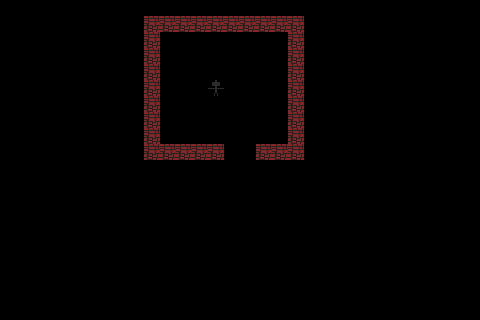

Rendered tile map (Tiled .tmx) drawn with the repository's tilesets; below, a short description and the full map source, tile grids included:
An orthogonal 30x20 tile map with 16x16 px tiles, 2 tile layers (walls, player), 2 tilesets.

<map version="1.10" tiledversion="1.11.0" orientation="orthogonal" renderorder="right-down" width="30" height="20" tilewidth="16" tileheight="16" infinite="0" nextlayerid="3" nextobjectid="1">
 <tileset firstgid="1" source="tile_sheet.tsx" />
 <tileset firstgid="11" source="tile_sheet.tsx" />
 <layer id="1" name="walls" width="30" height="20">
  <data encoding="csv">
0,0,0,0,0,0,0,0,0,0,0,0,0,0,0,0,0,0,0,0,0,0,0,0,0,0,0,0,0,0,
0,0,0,0,0,0,0,0,0,2,2,2,2,2,2,2,2,2,2,0,0,0,0,0,0,0,0,0,0,0,
0,0,0,0,0,0,0,0,0,2,0,0,0,0,0,0,0,0,2,0,0,0,0,0,0,0,0,0,0,0,
0,0,0,0,0,0,0,0,0,2,0,0,0,0,0,0,0,0,2,0,0,0,0,0,0,0,0,0,0,0,
0,0,0,0,0,0,0,0,0,2,0,0,0,0,0,0,0,0,2,0,0,0,0,0,0,0,0,0,0,0,
0,0,0,0,0,0,0,0,0,2,0,0,0,0,0,0,0,0,2,0,0,0,0,0,0,0,0,0,0,0,
0,0,0,0,0,0,0,0,0,2,0,0,0,0,0,0,0,0,2,0,0,0,0,0,0,0,0,0,0,0,
0,0,0,0,0,0,0,0,0,2,0,0,0,0,0,0,0,0,2,0,0,0,0,0,0,0,0,0,0,0,
0,0,0,0,0,0,0,0,0,2,0,0,0,0,0,0,0,0,2,0,0,0,0,0,0,0,0,0,0,0,
0,0,0,0,0,0,0,0,0,2,2,2,2,2,0,0,2,2,2,0,0,0,0,0,0,0,0,0,0,0,
0,0,0,0,0,0,0,0,0,0,0,0,0,0,0,0,0,0,0,0,0,0,0,0,0,0,0,0,0,0,
0,0,0,0,0,0,0,0,0,0,0,0,0,0,0,0,0,0,0,0,0,0,0,0,0,0,0,0,0,0,
0,0,0,0,0,0,0,0,0,0,0,0,0,0,0,0,0,0,0,0,0,0,0,0,0,0,0,0,0,0,
0,0,0,0,0,0,0,0,0,0,0,0,0,0,0,0,0,0,0,0,0,0,0,0,0,0,0,0,0,0,
0,0,0,0,0,0,0,0,0,0,0,0,0,0,0,0,0,0,0,0,0,0,0,0,0,0,0,0,0,0,
0,0,0,0,0,0,0,0,0,0,0,0,0,0,0,0,0,0,0,0,0,0,0,0,0,0,0,0,0,0,
0,0,0,0,0,0,0,0,0,0,0,0,0,0,0,0,0,0,0,0,0,0,0,0,0,0,0,0,0,0,
0,0,0,0,0,0,0,0,0,0,0,0,0,0,0,0,0,0,0,0,0,0,0,0,0,0,0,0,0,0,
0,0,0,0,0,0,0,0,0,0,0,0,0,0,0,0,0,0,0,0,0,0,0,0,0,0,0,0,0,0,
0,0,0,0,0,0,0,0,0,0,0,0,0,0,0,0,0,0,0,0,0,0,0,0,0,0,0,0,0,0
</data>
 </layer>
 <layer id="2" name="player" width="30" height="20">
  <data encoding="csv">
0,0,0,0,0,0,0,0,0,0,0,0,0,0,0,0,0,0,0,0,0,0,0,0,0,0,0,0,0,0,
0,0,0,0,0,0,0,0,0,0,0,0,0,0,0,0,0,0,0,0,0,0,0,0,0,0,0,0,0,0,
0,0,0,0,0,0,0,0,0,0,0,0,0,0,0,0,0,0,0,0,0,0,0,0,0,0,0,0,0,0,
0,0,0,0,0,0,0,0,0,0,0,0,0,0,0,0,0,0,0,0,0,0,0,0,0,0,0,0,0,0,
0,0,0,0,0,0,0,0,0,0,0,0,0,0,0,0,0,0,0,0,0,0,0,0,0,0,0,0,0,0,
0,0,0,0,0,0,0,0,0,0,0,0,0,11,0,0,0,0,0,0,0,0,0,0,0,0,0,0,0,0,
0,0,0,0,0,0,0,0,0,0,0,0,0,0,0,0,0,0,0,0,0,0,0,0,0,0,0,0,0,0,
0,0,0,0,0,0,0,0,0,0,0,0,0,0,0,0,0,0,0,0,0,0,0,0,0,0,0,0,0,0,
0,0,0,0,0,0,0,0,0,0,0,0,0,0,0,0,0,0,0,0,0,0,0,0,0,0,0,0,0,0,
0,0,0,0,0,0,0,0,0,0,0,0,0,0,0,0,0,0,0,0,0,0,0,0,0,0,0,0,0,0,
0,0,0,0,0,0,0,0,0,0,0,0,0,0,0,0,0,0,0,0,0,0,0,0,0,0,0,0,0,0,
0,0,0,0,0,0,0,0,0,0,0,0,0,0,0,0,0,0,0,0,0,0,0,0,0,0,0,0,0,0,
0,0,0,0,0,0,0,0,0,0,0,0,0,0,0,0,0,0,0,0,0,0,0,0,0,0,0,0,0,0,
0,0,0,0,0,0,0,0,0,0,0,0,0,0,0,0,0,0,0,0,0,0,0,0,0,0,0,0,0,0,
0,0,0,0,0,0,0,0,0,0,0,0,0,0,0,0,0,0,0,0,0,0,0,0,0,0,0,0,0,0,
0,0,0,0,0,0,0,0,0,0,0,0,0,0,0,0,0,0,0,0,0,0,0,0,0,0,0,0,0,0,
0,0,0,0,0,0,0,0,0,0,0,0,0,0,0,0,0,0,0,0,0,0,0,0,0,0,0,0,0,0,
0,0,0,0,0,0,0,0,0,0,0,0,0,0,0,0,0,0,0,0,0,0,0,0,0,0,0,0,0,0,
0,0,0,0,0,0,0,0,0,0,0,0,0,0,0,0,0,0,0,0,0,0,0,0,0,0,0,0,0,0,
0,0,0,0,0,0,0,0,0,0,0,0,0,0,0,0,0,0,0,0,0,0,0,0,0,0,0,0,0,0
</data>
 </layer>
</map>
